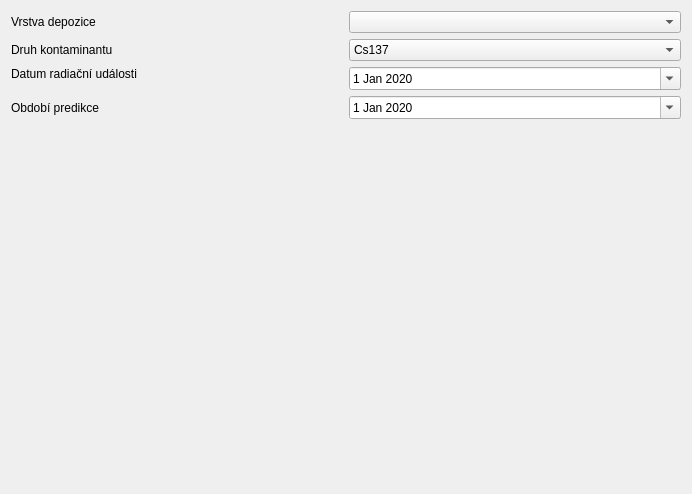
             <widget class="QWidget" name="page_3">
              <property name="geometry">
               <rect>
                <x>0</x>
                <y>0</y>
                <width>692</width>
                <height>494</height>
               </rect>
              </property>
              <property name="font">
               <font>
                <weight>50</weight>
                <bold>false</bold>
               </font>
              </property>
              <attribute name="label">
               <string>Radioaktivní depozice a sledované období</string>
              </attribute>
              <layout class="QGridLayout" name="gridLayout_7">
               <item row="0" column="0">
                <layout class="QGridLayout" name="gridLayout_6">
                 <item row="0" column="0">
                  <widget class="QLabel" name="label">
                   <property name="text">
                    <string>Vrstva depozice</string>
                   </property>
                  </widget>
                 </item>
                 <item row="0" column="1">
                  <widget class="QgsMapLayerComboBox" name="cbox_rad_depo">
                   <property name="sizePolicy">
                    <sizepolicy hsizetype="Preferred" vsizetype="Fixed">
                     <horstretch>0</horstretch>
                     <verstretch>0</verstretch>
                    </sizepolicy>
                   </property>
                   <property name="editable">
                    <bool>false</bool>
                   </property>
                   <property name="currentText">
                    <string/>
                   </property>
                   <property name="allowEmptyLayer">
                    <bool>true</bool>
                   </property>
                  </widget>
                 </item>
                 <item row="1" column="0">
                  <widget class="QLabel" name="label_2">
                   <property name="text">
                    <string>Druh kontaminantu</string>
                   </property>
                  </widget>
                 </item>
                 <item row="1" column="1">
                  <widget class="QComboBox" name="cbox_contaminant">
                   <property name="enabled">
                    <bool>true</bool>
                   </property>
                   <property name="sizePolicy">
                    <sizepolicy hsizetype="Preferred" vsizetype="Fixed">
                     <horstretch>0</horstretch>
                     <verstretch>0</verstretch>
                    </sizepolicy>
                   </property>
                   <item>
                    <property name="text">
                     <string extracomment="137Cs">Cs137</string>
                    </property>
                   </item>
                   <item>
                    <property name="text">
                     <string extracomment="90Sr">Sr90</string>
                    </property>
                   </item>
                  </widget>
                 </item>
                 <item row="2" column="0">
                  <widget class="QLabel" name="label_3">
                   <property name="text">
                    <string>Datum radiační události</string>
                   </property>
                   <property name="alignment">
                    <set>Qt::AlignLeading|Qt::AlignLeft|Qt::AlignTop</set>
                   </property>
                  </widget>
                 </item>
                 <item row="2" column="1">
                  <widget class="QDateEdit" name="de_accident">
                   <property name="showGroupSeparator" stdset="0">
                    <bool>false</bool>
                   </property>
                   <property name="calendarPopup">
                    <bool>true</bool>
                   </property>
                   <property name="date">
                    <date>
                     <year>2020</year>
                     <month>1</month>
                     <day>1</day>
                    </date>
                   </property>
                  </widget>
                 </item>
                 <item row="3" column="0">
                  <widget class="QLabel" name="label_13">
                   <property name="text">
                    <string>Období predikce</string>
                   </property>
                  </widget>
                 </item>
                 <item row="3" column="1">
                  <widget class="QDateEdit" name="de_predict">
                   <property name="wrapping">
                    <bool>false</bool>
                   </property>
                   <property name="buttonSymbols">
                    <enum>QAbstractSpinBox::UpDownArrows</enum>
                   </property>
                   <property name="accelerated">
                    <bool>false</bool>
                   </property>
                   <property name="showGroupSeparator" stdset="0">
                    <bool>false</bool>
                   </property>
                   <property name="currentSection">
                    <enum>QDateTimeEdit::DaySection</enum>
                   </property>
                   <property name="calendarPopup">
                    <bool>true</bool>
                   </property>
                   <property name="currentSectionIndex">
                    <number>0</number>
                   </property>
                   <property name="timeSpec">
                    <enum>Qt::LocalTime</enum>
                   </property>
                   <property name="date">
                    <date>
                     <year>2020</year>
                     <month>1</month>
                     <day>1</day>
                    </date>
                   </property>
                  </widget>
                 </item>
                </layout>
               </item>
               <item row="1" column="0">
                <spacer name="verticalSpacer">
                 <property name="orientation">
                  <enum>Qt::Vertical</enum>
                 </property>
                 <property name="sizeHint" stdset="0">
                  <size>
                   <width>20</width>
                   <height>40</height>
                  </size>
                 </property>
                </spacer>
               </item>
              </layout>
             </widget>
